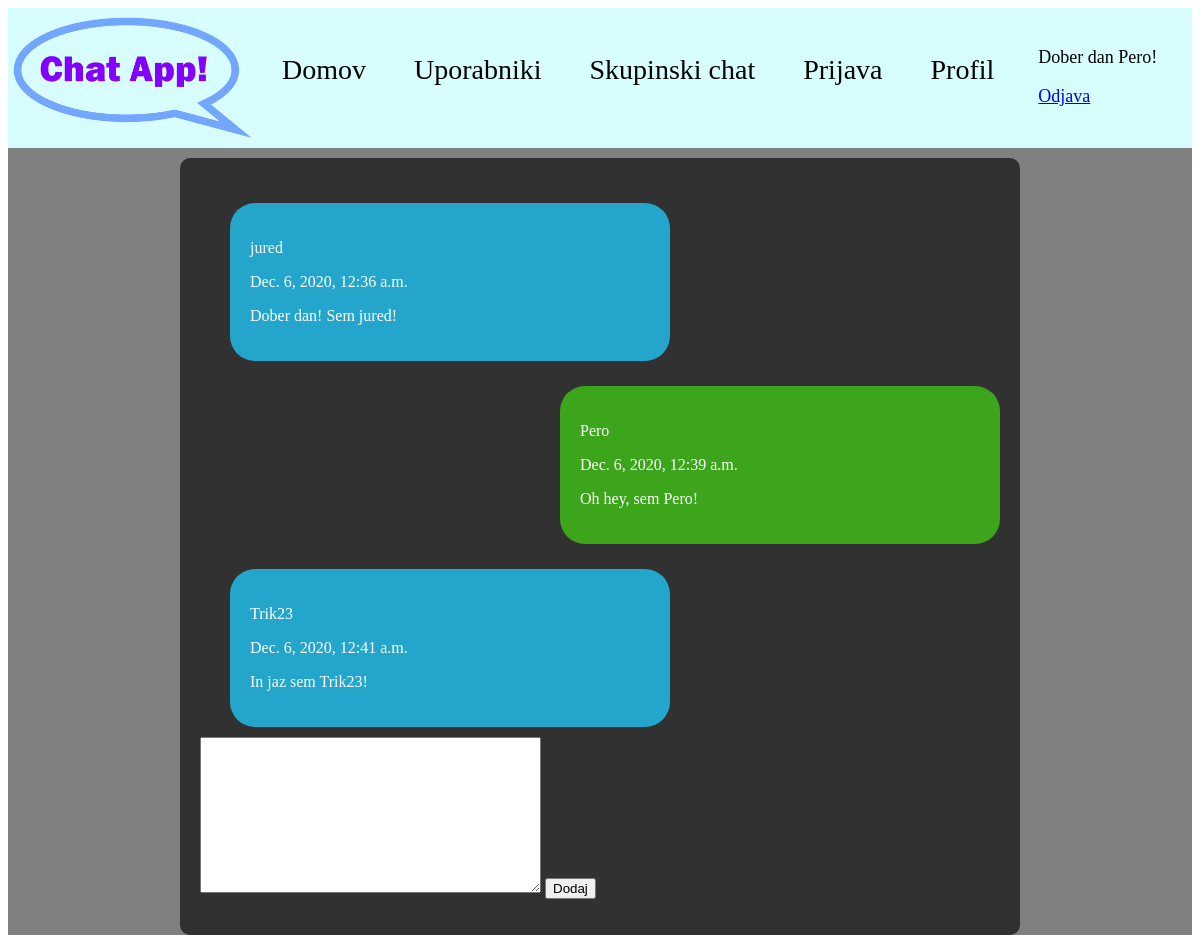
The page /groupchat/ (signed in) on the database its author committed.
### message/models.py (models this page shows, shortened)
class ChatBox(models.Model):
    sender = models.ForeignKey(settings.AUTH_USER_MODEL, on_delete=models.CASCADE)
    receiver = models.ForeignKey(settings.AUTH_USER_MODEL, on_delete=models.CASCADE, blank=True, null=True,
                                 related_name='my_private_messages')
    txt = models.TextField(max_length=512)
    datum = models.DateTimeField(auto_now_add=True)
    class Meta:
        ordering = ['datum']

### message/views.py (the view, shortened to what this page needs)
# urls.py: path("groupchat/", group_chat_view, name="groupchat"),
def group_chat_view(request, *args, **kwargs):
    comm = ChatBox.objects.filter(receiver__isnull=True)
    other_user = None
    receiver_id = kwargs.get('receiving_user__id')
    form = SubmissionForm(request.POST)
    if receiver_id:
        other_user = get_object_or_404(get_user_model(), pk=receiver_id)
        comm = ChatBox.objects.filter(
            Q(receiver=other_user, sender=request.user) | Q(receiver=request.user, sender=other_user)
        )
    args = {"form": form, "comm": comm}
    return render(request, "groupchat.html", args)

### message/forms.py
class SubmissionForm(forms.ModelForm):
    txt = forms.CharField(widget=forms.Textarea(attrs={'class': 'submission__message'}))
    class Meta:
        model = ChatBox
        fields = ('txt',)

### message/templates/groupchat.html (shortened to what this page needs)
{% extends "base.html" %}
{% block content %}
    {% if user.is_authenticated %}
        <div class="chatbox">
            {% for f in comm %}
                {% if user == f.sender %}
                    <div class="message message--mine">
                        <p class="username">{{f.sender}}</p> <p class="userdate"> {{f.datum}} </p>
                        <p class="txt">  {{f.txt}} </p>
                    </div>
                {% else %}
                    <div class="message message--other">
                        <p class="username">{{f.sender}}</p> <p class="userdate"> {{f.datum}} </p>
                        <p class="txt">  {{f.txt}} </p>
                    </div>
                {% endif %}
            {% endfor %}
            <div class="submission">
                <form method="POST">
                    {{ form.txt }}
                    <button class="submission__button" type="submit">Dodaj</button>
                </form>
            </div>
        </div>
    {% else %}
        <p>You are not logged in</p>
        <a href="{% url 'message:login' %}">login</a>
    {% endif %}
{% endblock %}

### message/templates/navbar.html
{% load static %}
<nav>
    <ul id="navbar" class="navbar__list">
        <li class="page__title"><a id="home" href="/">
            <img class="page__title__image" src="{% static 'images/Logo.png' %}" alt="Logo" width="250"/></a>
        </li>
        <li class="navbar__list__item">
            <a href="/">Domov</a>
        </li>
        <li class="navbar__list__item">
            <a href="/users/">Uporabniki</a>
        </li>
        <li class="navbar__list__item">
            <a href="/groupchat/">Skupinski chat</a>
        </li>
        <li class="navbar__list__item">
            <a href="/login/">Prijava</a>
        </li>
        {%  if request.user.is_authenticated %}
            <li class="navbar__list__item">
                <a href="{% url 'message:profile' pk=request.user.pk %}">Profil</a>
            </li>
        {% else %}
            <li class="navbar__list__item">
                <a href="{% url 'message:register' %}">Registracija</a>
            </li>
        {% endif %}
        <li class="navbar__list__user">
          {% if user.is_authenticated %}
            Dober dan {{ user }}!
            <p><a href="{% url 'message:logout' %}">Odjava</a></p>
          {% else %}
            <p>Prosim prijavi se</p>
            <a href="{% url 'message:login' %}">Prijava</a>
          {% endif %}</li>
    </ul>
</nav>

### static/style.css (style rules this page uses)
.navbar__list { list-style-type: none; margin: 0; padding: 0; background-color: rgb(215, 253, 255); overflow: hidden; position: relative; }
.navbar__list__item { float: left; font-family: "franklin gothic heavy", serif; font-size: 28px; position: relative; -ms-transform: translateY(28%); transform: translateY(28%); }
.page__title { float: left; }
.navbar__list__item a { display: block; color: rgb(0, 0, 0); text-align: center; padding: 24px; text-decoration: none; }
.navbar__list__user { float: left; font-family: "franklin gothic heavy", serif; font-size: 18px; position: relative; -ms-transform: translateY(50%); transform: translateY(50%); margin-left: 20px; color: black; }
.userdate { font-style: bold; font-family: 'Times New Roman', Times, serif; color: white; }
.username { font-style: bold; font-family: 'Times New Roman', Times, serif; color: white; }
.txt { color: white; }
.chatbox { max-width: 800px; margin-left: auto; margin-right: auto; margin-top: 10px; margin-bottom: 10px; background-color: rgb(49, 49, 49); padding: 20px; border-radius: 10px; }
.message { border-radius: 25px; padding: 20px; width: 50%; margin-top: 25px; margin-bottom: 10px; margin-left: auto; }
.message--other { background: #23a5cc; margin-left: 30px; }
.message--mine { background: #3ca51c; }
.submission { width: 800px; margin-left: auto; margin-right: auto; margin-top: 10px; margin-bottom: 10px; border-radius: 10px; }

### rows shown on the page
ChatBox: sender "jured", datum "Dec. 6, 2020, 12:36 a.m.", txt "Dober dan! Sem jured!"
ChatBox: sender "Pero", datum "Dec. 6, 2020, 12:39 a.m.", txt "Oh hey, sem Pero!"
ChatBox: sender "Trik23", datum "Dec. 6, 2020, 12:41 a.m.", txt "In jaz sem Trik23!"

### other values the page prints
{{ user }} "Pero"
